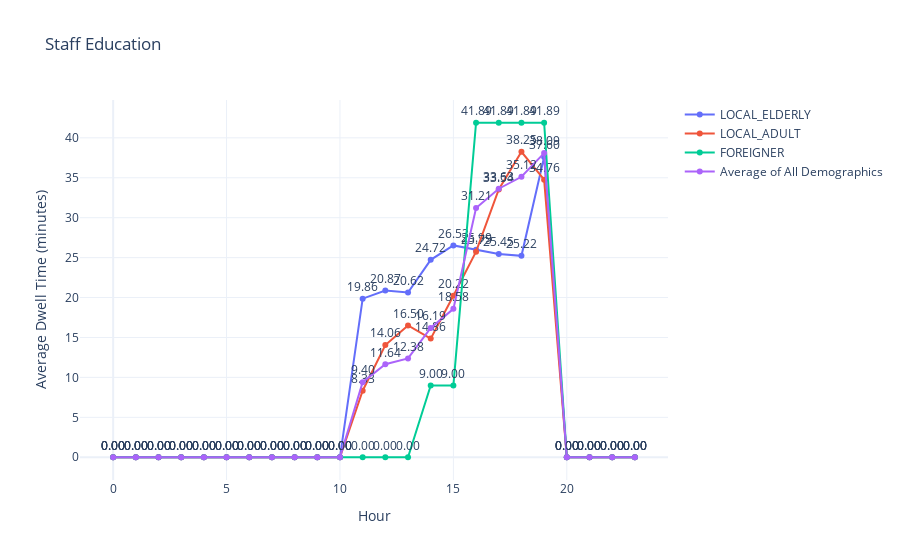

Here is the notebook cell this chart was saved with:
### Markdown cell above
# StaffEducation

### Code cell
import pandas as pd
import plotly.graph_objects as go

file_path = 'educationForStaff1day.xlsx'
xls = pd.ExcelFile(file_path)

avg_dwell_times = pd.DataFrame()

day_data = pd.read_excel(xls, sheet_name='Day 1')
day_data = day_data.drop(columns=[col for col in day_data.columns if "Unnamed" in col])
day_data['LOCAL_ELDERLY'] = day_data['LOCAL_ELDERLY']/60
day_data['LOCAL_ADULT'] = day_data['LOCAL_ADULT']/60
day_data['FOREIGNER'] = day_data['FOREIGNER']/60
day_data['Average of All Demographics'] = day_data['Average of All Demographics']/60
day_data_filtered = day_data[(day_data['Simulation Hour'] >= 0) & (day_data['Simulation Hour'] <= 23)]

day_data_new = day_data[(day_data['Simulation Hour'] >= 10) & (day_data['Simulation Hour'] <= 20)]
average_StaffEducation = day_data_new['Average of All Demographics'].sum()/10
print(average_StaffEducation)

fig = go.Figure()

for column in day_data_filtered.columns[1:]: 
    text_values = [f"{value:.2f}" for value in day_data_filtered[column]]
    fig.add_trace(go.Scatter(x=day_data_filtered['Simulation Hour'], y=day_data_filtered[column], text=text_values,
                             mode='lines+markers+text', name=column, textposition="top center"))

fig.update_layout(title='Staff Education',
                  xaxis_title='Hour',
                  yaxis_title='Average Dwell Time (minutes)',
                  template='plotly_white')

fig.show()

### Figure 1 — Plotly figure (JSON) as saved in the notebook; plotly's stock layout.template omitted (floating-point values rounded to 4 significant figures)
{"data": [{"mode": "lines+markers+text", "name": "LOCAL_ELDERLY", "text": ["0.00", "0.00", "0.00", "0.00", "0.00", "0.00", "0.00", "0.00", "0.00", "0.00", "0.00", "19.86", "20.87", "20.62", "24.72", "26.53", "25.99", "25.45", "25.22", "37.60", "0.00", "0.00", "0.00", "0.00"], "textposition": "top center", "type": "scatter", "x": [0, 1, 2, 3, 4, 5, 6, 7, 8, 9, 10, 11, 12, 13, 14, 15, 16, 17, 18, 19, 20, 21, 22, 23], "y": [0, 0, 0, 0, 0, 0, 0, 0, 0, 0, 0, 19.86, 20.87, 20.62, 24.72, 26.53, 25.99, 25.45, 25.22, 37.6, 0, 0, 0, 0]}, {"mode": "lines+markers+text", "name": "LOCAL_ADULT", "text": ["0.00", "0.00", "0.00", "0.00", "0.00", "0.00", "0.00", "0.00", "0.00", "0.00", "0.00", "8.33", "14.06", "16.50", "14.86", "20.22", "25.75", "33.54", "38.25", "34.76", "0.00", "0.00", "0.00", "0.00"], "textposition": "top center", "type": "scatter", "x": [0, 1, 2, 3, 4, 5, 6, 7, 8, 9, 10, 11, 12, 13, 14, 15, 16, 17, 18, 19, 20, 21, 22, 23], "y": [0, 0, 0, 0, 0, 0, 0, 0, 0, 0, 0, 8.333, 14.06, 16.5, 14.86, 20.22, 25.75, 33.54, 38.25, 34.76, 0, 0, 0, 0]}, {"mode": "lines+markers+text", "name": "FOREIGNER", "text": ["0.00", "0.00", "0.00", "0.00", "0.00", "0.00", "0.00", "0.00", "0.00", "0.00", "0.00", "0.00", "0.00", "0.00", "9.00", "9.00", "41.89", "41.89", "41.89", "41.89", "0.00", "0.00", "0.00", "0.00"], "textposition": "top center", "type": "scatter", "x": [0, 1, 2, 3, 4, 5, 6, 7, 8, 9, 10, 11, 12, 13, 14, 15, 16, 17, 18, 19, 20, 21, 22, 23], "y": [0, 0, 0, 0, 0, 0, 0, 0, 0, 0, 0, 0, 0, 0, 9, 9, 41.89, 41.89, 41.89, 41.89, 0, 0, 0, 0]}, {"mode": "lines+markers+text", "name": "Average of All Demographics", "text": ["0.00", "0.00", "0.00", "0.00", "0.00", "0.00", "0.00", "0.00", "0.00", "0.00", "0.00", "9.40", "11.64", "12.38", "16.19", "18.58", "31.21", "33.63", "35.12", "38.09", "0.00", "0.00", "0.00", "0.00"], "textposition": "top center", "type": "scatter", "x": [0, 1, 2, 3, 4, 5, 6, 7, 8, 9, 10, 11, 12, 13, 14, 15, 16, 17, 18, 19, 20, 21, 22, 23], "y": [0, 0, 0, 0, 0, 0, 0, 0, 0, 0, 0, 9.398, 11.64, 12.38, 16.19, 18.58, 31.21, 33.63, 35.12, 38.09, 0, 0, 0, 0]}], "layout": {"title": {"text": "Staff Education"}, "xaxis": {"title": {"text": "Hour"}}, "yaxis": {"title": {"text": "Average Dwell Time (minutes)"}}}}
